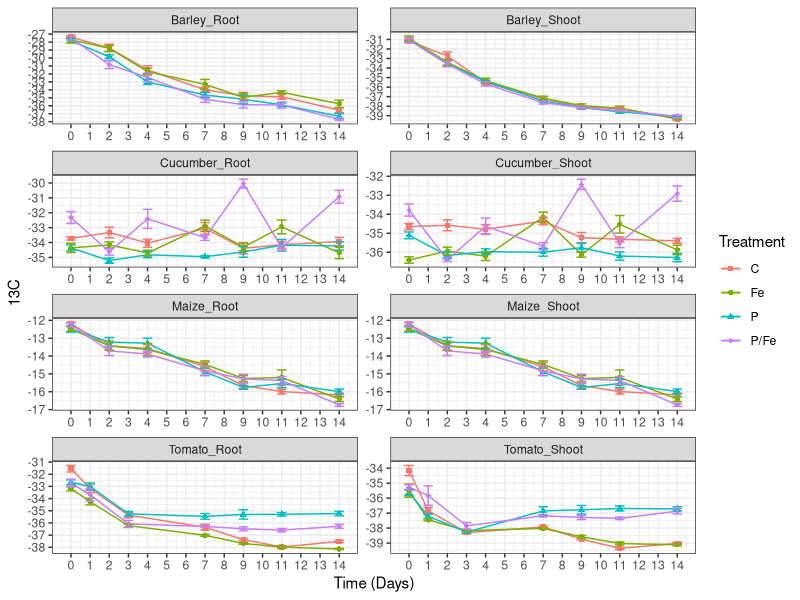
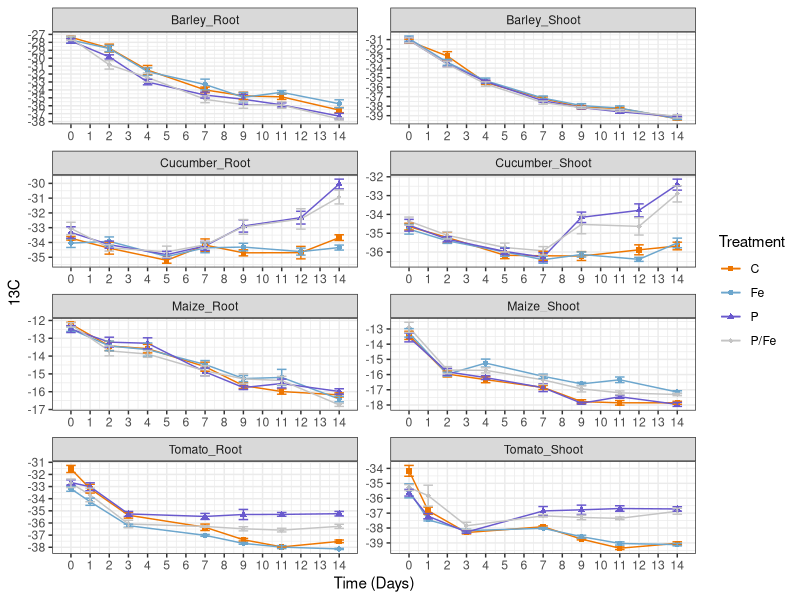
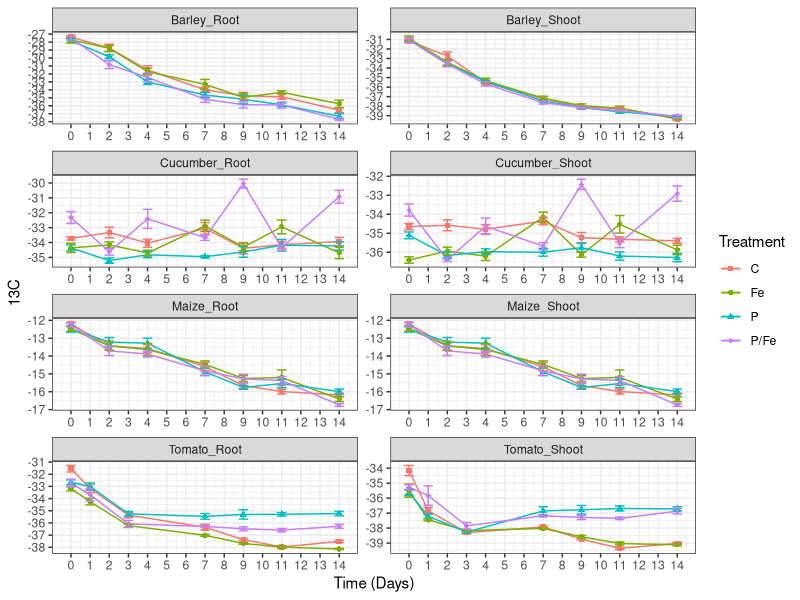
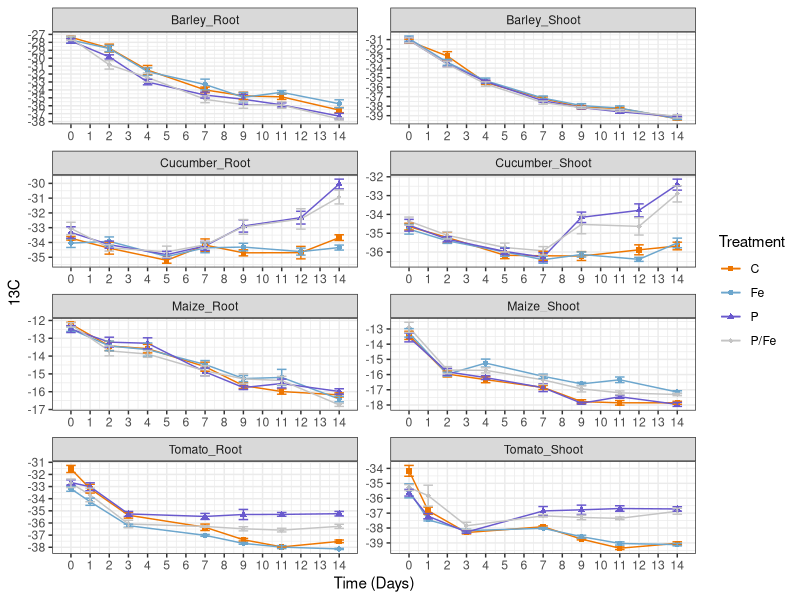

Write the R code that produced these figures, in order.
library(readr)
library(ggpubr)
library(ggplot2)
library(reshape2)
library(tidyverse)
library(plyr)
library(dplyr)



#Scatter line + error bars (STD.Err) --> used means and errors from excel NOT calculated in R 
table1 <- read.csv("13C_IRMS_Summary_R_data.csv", sep=";",
                   header=T)

f1 <- ggplot(table1, aes(x = Time, y = Mean, group = Treatment, colour = Treatment)) + 
  geom_line(aes(group = Treatment)) + 
  geom_point(aes(shape = Treatment)) + scale_shape_manual(values = c(15:18)) +
  geom_errorbar(aes(ymin = Mean-S.Err, ymax = Mean+S.Err, group = Treatment), width = 0.5) +
  theme_bw() + 
  scale_y_continuous(breaks=seq(-40,-11,1)) +
  scale_x_continuous(breaks=seq(0,16,1))
f1 + facet_wrap(~Species_Tissue, scales="free", ncol = 2) + 
  ylab("13C") + 
  xlab("Time (Days)") + 
  scale_fill_manual(values=c("grey77", "skyblue3", "darkorange2", "slateblue3"))

ggsave(filename = "13C_Scatter-lines_errorbars(bw).pdf", plot = last_plot(), dpi = 600, units = "cm", width = 60, height = 60, scale = 0.5)




#Scatter line + error bars (STD.Err) --> calculate means and errors in R 

table2 <- read.csv("13C_IRMS_R_data.csv", sep=";",
                  header=T)

Summary_table <- ddply(table2, c("Treatment", "Time", "Species_Tissue"), summarise,
               N    = sum(!is.na(Value)),
               mean = mean(Value, na.rm=TRUE),
               sd   = sd(Value, na.rm=TRUE),
               se   = sd / sqrt(N))
Summary_table


f2 <- ggplot(Summary_table, aes(x = Time, y = mean, group = Treatment, colour = Treatment)) + 
  geom_line(aes(group = Treatment)) + 
  geom_point(aes(shape = Treatment)) + 
  scale_shape_manual(values = c(15:18)) +
  scale_color_manual(values=c("darkorange2", "skyblue3", "slateblue3", "grey77"))+
  geom_errorbar(aes(ymin = mean-se, ymax = mean+se, group = Treatment), width = 0.5) +
  theme_bw() + 
  scale_y_continuous(breaks=seq(-40,-11,1)) +
  scale_x_continuous(breaks=seq(0,16,1))
f2 + facet_wrap(~Species_Tissue, scales="free", ncol = 2) + 
  ylab("13C") + 
  xlab("Time (Days)") 


ggsave(filename = "13C_Scatter-lines_errorbars(bw).pdf", plot = last_plot(), dpi = 600, units = "cm", width = 60, height = 60, scale = 0.5)
